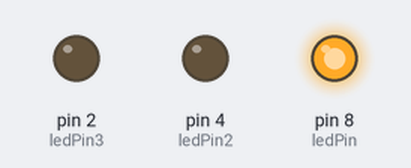
This sketch was run on a simulated Arduino Uno, built with avr-gcc and run on an emulated ATmega328P. On the bench: output pins drawn as LEDs (lit = HIGH).

Above: at 0.5 s.
At 1.5 s:
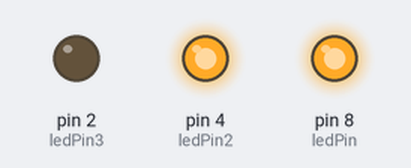
At 2.5 s:
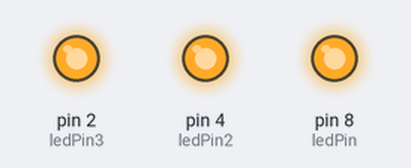
At 3.5 s:
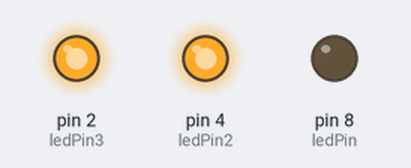
At 4.5 s:
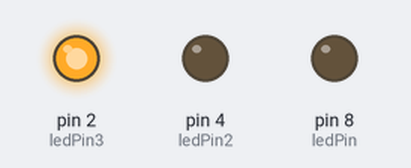
At 5.5 s:
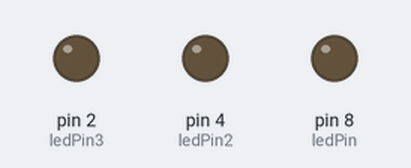
Timing chart, 0 to 7.8 s (numbered marks = the images above):
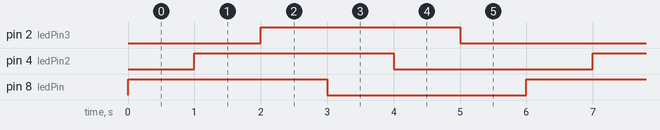

The sketch:

rgb.ino
```cpp
int ledPin = 8;
int ledPin2 = 4;
int ledPin3 = 2;

void setup() {
  pinMode(ledPin, OUTPUT);
  pinMode(ledPin2, OUTPUT);
  pinMode(ledPin3, OUTPUT);

}

void loop() {
  digitalWrite(ledPin, HIGH);
  delay(1000);
  digitalWrite(ledPin2, HIGH);
  delay(1000);
  digitalWrite(ledPin3, HIGH);
  delay(1000);
  digitalWrite(ledPin, LOW);
  delay(1000);
  digitalWrite(ledPin2, LOW);
  delay(1000);
  digitalWrite(ledPin3, LOW);
  delay(1000);
}
```

Measured:
- by itself, pin 2 (ledPin3), pin 4 (ledPin2), pin 8 (ledPin): alternates HIGH for 3.0 s and LOW for 3.0 s
- by itself, everything shown: repeats every 6.0 s, in 6 steps
